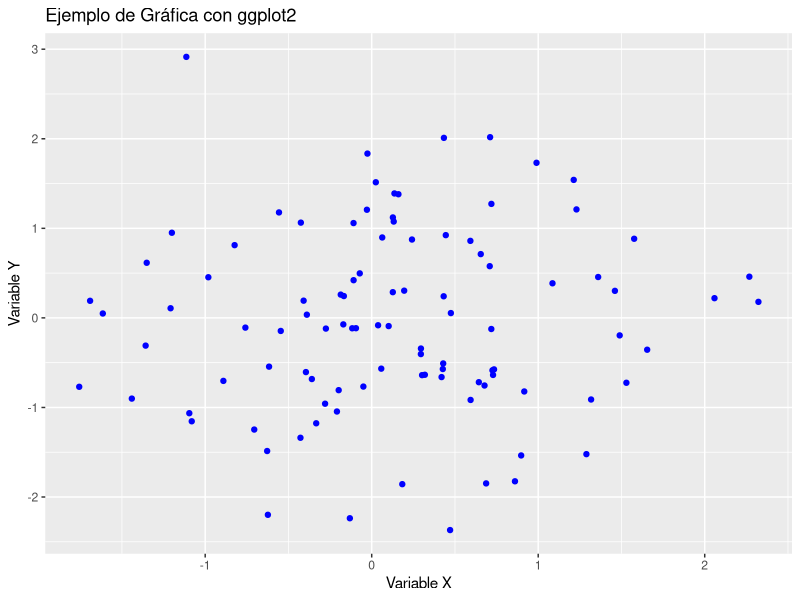

Write R code to recreate this figure.
## ---- chunk 1
# Generar una gráfica
library(ggplot2)
data <- data.frame(
  x = rnorm(100),
  y = rnorm(100)
)
ggplot(data, aes(x = x, y = y)) +
  geom_point(color = "blue") +
  labs(title = "Ejemplo de Gráfica con ggplot2",
       x = "Variable X",
       y = "Variable Y")
